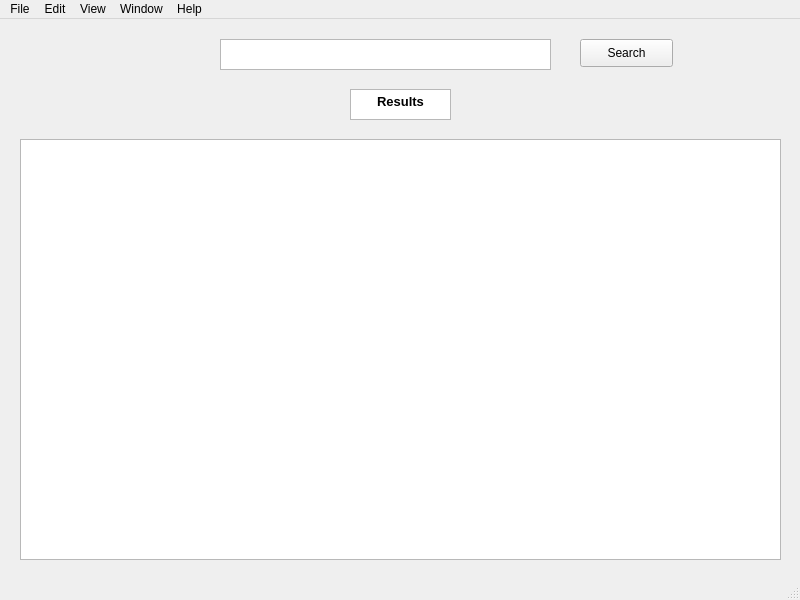
<?xml version="1.0" encoding="UTF-8"?>
<ui version="4.0">
 <class>Lyriker</class>
 <widget class="QMainWindow" name="Lyriker">
  <property name="geometry">
   <rect>
    <x>0</x>
    <y>0</y>
    <width>800</width>
    <height>600</height>
   </rect>
  </property>
  <property name="windowTitle">
   <string>MainWindow</string>
  </property>
  <widget class="QWidget" name="centralwidget">
   <widget class="QPlainTextEdit" name="plainTextEdit">
    <property name="geometry">
     <rect>
      <x>220</x>
      <y>20</y>
      <width>331</width>
      <height>31</height>
     </rect>
    </property>
    <property name="toolTip">
     <string>&lt;html&gt;&lt;head/&gt;&lt;body&gt;&lt;p&gt;Search Here&lt;/p&gt;&lt;/body&gt;&lt;/html&gt;</string>
    </property>
   </widget>
   <widget class="QPushButton" name="pushButton">
    <property name="geometry">
     <rect>
      <x>580</x>
      <y>20</y>
      <width>93</width>
      <height>28</height>
     </rect>
    </property>
    <property name="text">
     <string>Search</string>
    </property>
   </widget>
   <widget class="QTextEdit" name="textEdit_2">
    <property name="geometry">
     <rect>
      <x>350</x>
      <y>70</y>
      <width>101</width>
      <height>31</height>
     </rect>
    </property>
    <property name="html">
     <string>&lt;!DOCTYPE HTML PUBLIC &quot;-//W3C//DTD HTML 4.0//EN&quot; &quot;http://www.w3.org/TR/REC-html40/strict.dtd&quot;&gt;
&lt;html&gt;&lt;head&gt;&lt;meta name=&quot;qrichtext&quot; content=&quot;1&quot; /&gt;&lt;style type=&quot;text/css&quot;&gt;
p, li { white-space: pre-wrap; }
&lt;/style&gt;&lt;/head&gt;&lt;body style=&quot; font-family:'MS Shell Dlg 2'; font-size:7.8pt; font-weight:400; font-style:normal;&quot;&gt;
&lt;p align=&quot;center&quot; style=&quot; margin-top:0px; margin-bottom:0px; margin-left:0px; margin-right:0px; -qt-block-indent:0; text-indent:0px;&quot;&gt;&lt;span style=&quot; font-size:10pt; font-weight:600;&quot;&gt;Results&lt;/span&gt;&lt;/p&gt;&lt;/body&gt;&lt;/html&gt;</string>
    </property>
   </widget>
   <widget class="QListWidget" name="listWidget">
    <property name="geometry">
     <rect>
      <x>20</x>
      <y>120</y>
      <width>761</width>
      <height>421</height>
     </rect>
    </property>
   </widget>
  </widget>
  <widget class="QMenuBar" name="menubar">
   <property name="geometry">
    <rect>
     <x>0</x>
     <y>0</y>
     <width>800</width>
     <height>26</height>
    </rect>
   </property>
   <widget class="QMenu" name="menuFile">
    <property name="title">
     <string>File</string>
    </property>
   </widget>
   <widget class="QMenu" name="menuEdit">
    <property name="title">
     <string>Edit</string>
    </property>
   </widget>
   <widget class="QMenu" name="menuView">
    <property name="title">
     <string>View</string>
    </property>
   </widget>
   <widget class="QMenu" name="menuWindow">
    <property name="title">
     <string>Window</string>
    </property>
   </widget>
   <widget class="QMenu" name="menuHelp">
    <property name="title">
     <string>Help</string>
    </property>
   </widget>
   <addaction name="menuFile"/>
   <addaction name="menuEdit"/>
   <addaction name="menuView"/>
   <addaction name="menuWindow"/>
   <addaction name="menuHelp"/>
  </widget>
  <widget class="QStatusBar" name="statusbar"/>
 </widget>
 <resources/>
 <connections/>
</ui>
